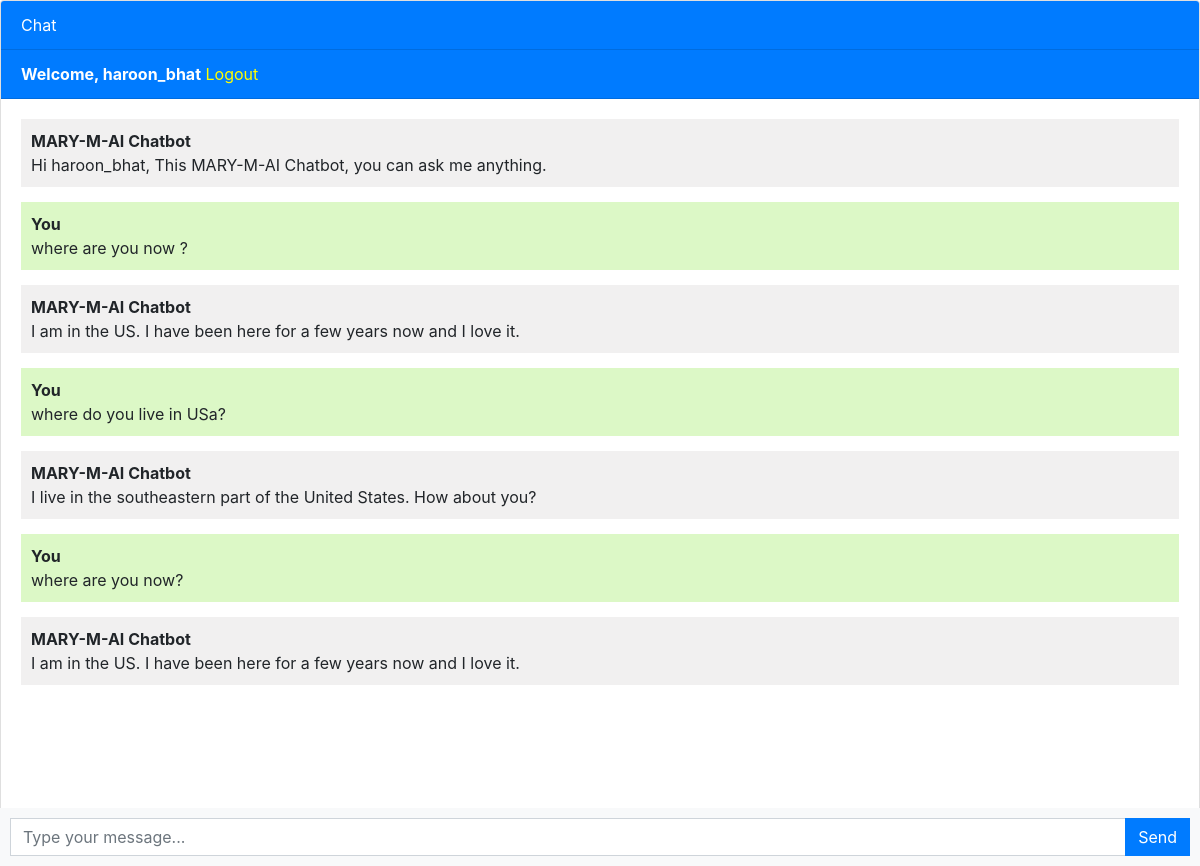
Screenshot of / (signed in) with the database file from the repository.
### chatbot/models.py (models this page shows, shortened)
class Chat(models.Model):
    user = models.ForeignKey(User, on_delete=models.CASCADE)
    message = models.TextField()
    response = models.TextField()
    created_at = models.DateTimeField(auto_now_add=True)

### chatbot/views.py (the view, shortened to what this page needs)
# urls.py: path('', views.chatbot, name='chatbot'),
def chatbot(request):
    chats = Chat.objects.filter(user=request.user)
    return render(request, 'chatbot.html', {'chats': chats})

### django_chatbot/templates/chatbot.html (shortened to what this page needs)
{% extends 'base.html' %}
{% block content %}
<div class="chat-container">
  <div class="card flex-grow-1">
    <div class="card-header bg-primary text-white">Chat</div>
    {% if user.is_authenticated %}
    <div class="card-header bg-primary text-white"><b>Welcome, {{user.username}}</b>   <a style="color: yellow;" href="logout">Logout</a></div>
    {% else %}
    <div class="card-header bg-primary text-white"><a style="color: yellow" href="login">Login</a>   <a style="color: yellow;" href="register">Register</a></div>
    {% endif %}
    <div class="card-body messages-box">
      <ul class="list-unstyled messages-list">
        <li class="message received">
          <div class="message-text">
            <div class="message-sender">
              <b>MARY-M-AI Chatbot</b>
            </div>
            <div class="message-content">
              Hi {{user.username}}, This MARY-M-AI Chatbot, you can ask me anything.
            </div>
          </div>
        </li>
        {% for chat in chats %}
          {% if chat.user == request.user %}
            <li class="message sent">
          <div class="message-text">
            <div class="message-sender">
              <b>You</b>
            </div>
            <div class="message-content">
              {{chat.message}}
            </div>
          </div>
        </li>
        <li class="message received">
          <div class="message-text">
            <div class="message-sender">
              <b>MARY-M-AI Chatbot</b>
            </div>
            <div class="message-content">
              {{chat.response}}
            </div>
          </div>
        </li>
          {% endif %}
        {% endfor %}
      </ul>
    </div>
    <br><br>
    <br><br>
    <br><br>
  </div>
  <form class="message-form">
    <div class="input-group">
      <input type="text" class="form-control message-input" placeholder="Type your message...">
      <div class="input-group-append">
        <button type="submit" class="btn btn-primary btn-send">Send</button>
      </div>
    </div>
  </form>
</div>
{% endblock %}

### django_chatbot/templates/chatbot.html (style rules this page uses)
body, html { height: 100%; }
.messages-box { flex: 1; overflow-y: auto; }
.messages-list { padding-left: 0; }
.message { margin-bottom: 15px; list-style: none; }
.message-text { padding: 10px; border-radius: 5px; }
.sent { background-color: #dcf8c6; align-self: flex-end; }
.received { background-color: #f1f0f0; align-self: flex-start; }
.message-form { display: flex; position: fixed; bottom: 0; left: 0; right: 0; padding: 10px; background-color: #f8f9fa; }
.message-input { flex: 1; border-radius: 0; border-right: none; }
.btn-send { border-radius: 0; }
.chat-container { height: 100%; display: flex; flex-direction: column; }

### rows the page displays
Chat: message "where are you now ?", response "I am in the US. I have been here for a few years now and I love it."
Chat: message "where do you live in USa?", response "I live in the southeastern part of the United States. How about you?"
Chat: message "where are you now?", response "I am in the US. I have been here for a few years now and I love it."

### other values shown
{{ user.username }} "haroon_bhat"
